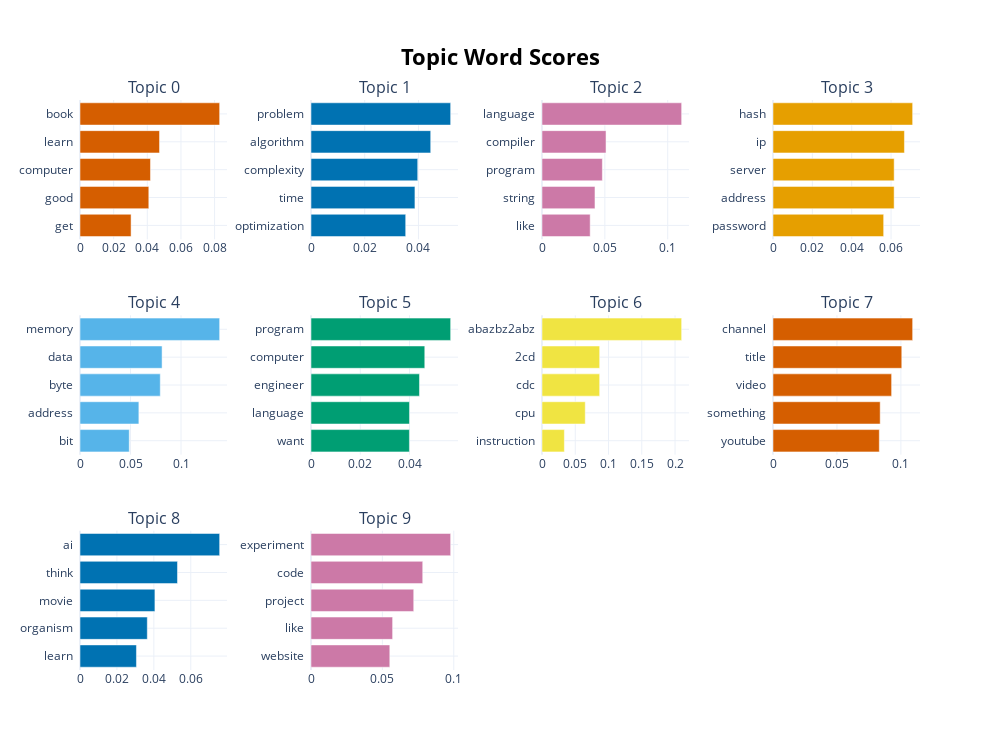

The notebook cell saved with this chart:
### Code cell
topic_model1.visualize_barchart(top_n_topics=10)

### Figure 1 — Plotly figure (JSON) as saved in the notebook; plotly's stock layout.template omitted (floating-point values rounded to 4 significant figures)
{"data": [{"marker": {"color": "#D55E00"}, "orientation": "h", "type": "bar", "x": [0.03036, 0.0409, 0.04189, 0.04727, 0.08301], "xaxis": "x", "y": ["get  ", "good  ", "computer  ", "learn  ", "book  "], "yaxis": "y"}, {"marker": {"color": "#0072B2"}, "orientation": "h", "type": "bar", "x": [0.03526, 0.03869, 0.03974, 0.04457, 0.05199], "xaxis": "x2", "y": ["optimization  ", "time  ", "complexity  ", "algorithm  ", "problem  "], "yaxis": "y2"}, {"marker": {"color": "#CC79A7"}, "orientation": "h", "type": "bar", "x": [0.03833, 0.04215, 0.04802, 0.05094, 0.1111], "xaxis": "x3", "y": ["like  ", "string  ", "program  ", "compiler  ", "language  "], "yaxis": "y3"}, {"marker": {"color": "#E69F00"}, "orientation": "h", "type": "bar", "x": [0.05624, 0.06157, 0.06158, 0.06679, 0.07097], "xaxis": "x4", "y": ["password  ", "address  ", "server  ", "ip  ", "hash  "], "yaxis": "y4"}, {"marker": {"color": "#56B4E9"}, "orientation": "h", "type": "bar", "x": [0.04877, 0.05828, 0.07946, 0.08125, 0.1382], "xaxis": "x5", "y": ["bit  ", "address  ", "byte  ", "data  ", "memory  "], "yaxis": "y5"}, {"marker": {"color": "#009E73"}, "orientation": "h", "type": "bar", "x": [0.03996, 0.03999, 0.04405, 0.0462, 0.05671], "xaxis": "x6", "y": ["want  ", "language  ", "engineer  ", "computer  ", "program  "], "yaxis": "y6"}, {"marker": {"color": "#F0E442"}, "orientation": "h", "type": "bar", "x": [0.03362, 0.06501, 0.08668, 0.08668, 0.2099], "xaxis": "x7", "y": ["instruction  ", "cpu  ", "cdc  ", "2cd  ", "abazbz2abz  "], "yaxis": "y7"}, {"marker": {"color": "#D55E00"}, "orientation": "h", "type": "bar", "x": [0.08313, 0.08382, 0.09276, 0.1007, 0.1092], "xaxis": "x8", "y": ["youtube  ", "something  ", "video  ", "title  ", "channel  "], "yaxis": "y8"}, {"marker": {"color": "#0072B2"}, "orientation": "h", "type": "bar", "x": [0.03057, 0.03645, 0.04058, 0.0528, 0.07563], "xaxis": "x9", "y": ["learn  ", "organism  ", "movie  ", "think  ", "ai  "], "yaxis": "y9"}, {"marker": {"color": "#CC79A7"}, "orientation": "h", "type": "bar", "x": [0.0552, 0.05717, 0.07196, 0.07826, 0.09783], "xaxis": "x10", "y": ["website  ", "like  ", "project  ", "code  ", "experiment  "], "yaxis": "y10"}], "layout": {"annotations": [{"font": {"size": 16}, "showarrow": false, "text": "Topic 0", "x": 0.0875, "xanchor": "center", "xref": "paper", "y": 1, "yanchor": "bottom", "yref": "paper"}, {"font": {"size": 16}, "showarrow": false, "text": "Topic 1", "x": 0.3625, "xanchor": "center", "xref": "paper", "y": 1, "yanchor": "bottom", "yref": "paper"}, {"font": {"size": 16}, "showarrow": false, "text": "Topic 2", "x": 0.6375, "xanchor": "center", "xref": "paper", "y": 1, "yanchor": "bottom", "yref": "paper"}, {"font": {"size": 16}, "showarrow": false, "text": "Topic 3", "x": 0.9125, "xanchor": "center", "xref": "paper", "y": 1, "yanchor": "bottom", "yref": "paper"}, {"font": {"size": 16}, "showarrow": false, "text": "Topic 4", "x": 0.0875, "xanchor": "center", "xref": "paper", "y": 0.6222, "yanchor": "bottom", "yref": "paper"}, {"font": {"size": 16}, "showarrow": false, "text": "Topic 5", "x": 0.3625, "xanchor": "center", "xref": "paper", "y": 0.6222, "yanchor": "bottom", "yref": "paper"}, {"font": {"size": 16}, "showarrow": false, "text": "Topic 6", "x": 0.6375, "xanchor": "center", "xref": "paper", "y": 0.6222, "yanchor": "bottom", "yref": "paper"}, {"font": {"size": 16}, "showarrow": false, "text": "Topic 7", "x": 0.9125, "xanchor": "center", "xref": "paper", "y": 0.6222, "yanchor": "bottom", "yref": "paper"}, {"font": {"size": 16}, "showarrow": false, "text": "Topic 8", "x": 0.0875, "xanchor": "center", "xref": "paper", "y": 0.2444, "yanchor": "bottom", "yref": "paper"}, {"font": {"size": 16}, "showarrow": false, "text": "Topic 9", "x": 0.3625, "xanchor": "center", "xref": "paper", "y": 0.2444, "yanchor": "bottom", "yref": "paper"}], "height": 750, "hoverlabel": {"bgcolor": "white", "font": {"family": "Rockwell", "size": 16}}, "showlegend": false, "title": {"font": {"color": "Black", "size": 22}, "text": "<b>Topic Word Scores", "x": 0.5, "xanchor": "center", "yanchor": "top"}, "width": 1000, "xaxis": {"anchor": "y", "domain": [0, 0.175], "showgrid": true}, "xaxis10": {"anchor": "y10", "domain": [0.275, 0.45], "showgrid": true}, "xaxis11": {"anchor": "y11", "domain": [0.55, 0.725], "showgrid": true}, "xaxis12": {"anchor": "y12", "domain": [0.825, 1], "showgrid": true}, "xaxis2": {"anchor": "y2", "domain": [0.275, 0.45], "showgrid": true}, "xaxis3": {"anchor": "y3", "domain": [0.55, 0.725], "showgrid": true}, "xaxis4": {"anchor": "y4", "domain": [0.825, 1], "showgrid": true}, "xaxis5": {"anchor": "y5", "domain": [0, 0.175], "showgrid": true}, "xaxis6": {"anchor": "y6", "domain": [0.275, 0.45], "showgrid": true}, "xaxis7": {"anchor": "y7", "domain": [0.55, 0.725], "showgrid": true}, "xaxis8": {"anchor": "y8", "domain": [0.825, 1], "showgrid": true}, "xaxis9": {"anchor": "y9", "domain": [0, 0.175], "showgrid": true}, "yaxis": {"anchor": "x", "domain": [0.7556, 1], "showgrid": true}, "yaxis10": {"anchor": "x10", "domain": [0, 0.2444], "showgrid": true}, "yaxis11": {"anchor": "x11", "domain": [0, 0.2444], "showgrid": true}, "yaxis12": {"anchor": "x12", "domain": [0, 0.2444], "showgrid": true}, "yaxis2": {"anchor": "x2", "domain": [0.7556, 1], "showgrid": true}, "yaxis3": {"anchor": "x3", "domain": [0.7556, 1], "showgrid": true}, "yaxis4": {"anchor": "x4", "domain": [0.7556, 1], "showgrid": true}, "yaxis5": {"anchor": "x5", "domain": [0.3778, 0.6222], "showgrid": true}, "yaxis6": {"anchor": "x6", "domain": [0.3778, 0.6222], "showgrid": true}, "yaxis7": {"anchor": "x7", "domain": [0.3778, 0.6222], "showgrid": true}, "yaxis8": {"anchor": "x8", "domain": [0.3778, 0.6222], "showgrid": true}, "yaxis9": {"anchor": "x9", "domain": [0, 0.2444], "showgrid": true}}}
